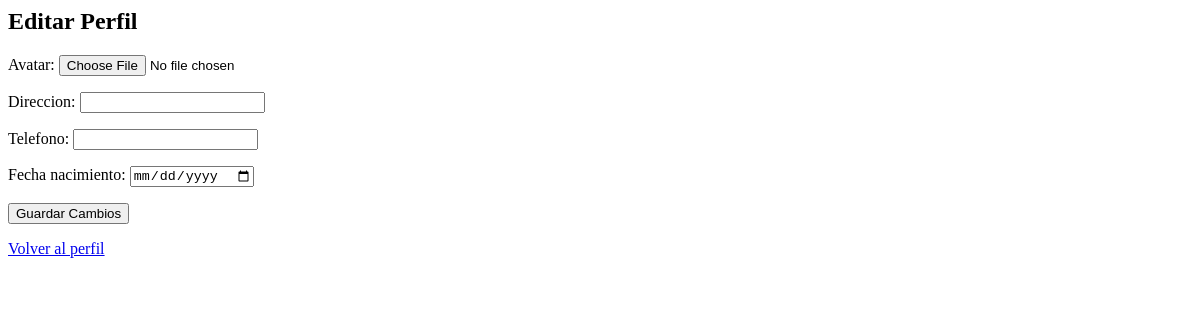
Page /perfil/editar/ (signed in) on the earlier database version.
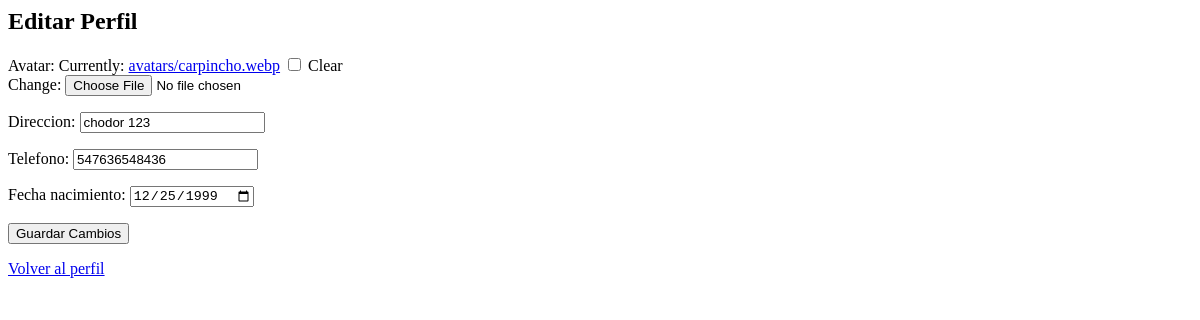
Same page on the later database version.
### perfilUsuarios/models.py (models this page shows, shortened)
class Perfil(models.Model):
    usuario = models.OneToOneField(Usuario, on_delete=models.CASCADE)  # Cada usuario tiene un único perfil
    avatar = models.ImageField(upload_to="avatars/", blank=True, null=True)  # Imagen de perfil opcional
    direccion = models.CharField(max_length=255)  # Dirección de residencia
    telefono = models.CharField(max_length=15, blank=True, null=True)  # Teléfono de contacto
    fecha_nacimiento = models.DateField(blank=True, null=True)  # Fecha de nacimiento
    registro_vehiculo = models.CharField(max_length=50, blank=True, null=True)  # Solo para choferes
    empresa_certificaciones = models.TextField(blank=True, null=True)  # Solo para empresas

### perfilUsuarios/views.py (the view)
# urls.py: path("editar/", editar_perfil, name="editar_perfil"),   # /perfil/editar/
@login_required
def editar_perfil(request):
    perfil, creado = Perfil.objects.get_or_create(usuario=request.user)
    if request.method == "POST":
        form = PerfilForm(request.POST, request.FILES, instance=perfil)
        if form.is_valid():
            form.save()
            return redirect("perfilUsuarios:perfil_usuario")  # redirige al perfil
    else:
        form = PerfilForm(instance=perfil)
    return render(request, "perfilUsuarios/editar_perfil.html", {"form": form})

### perfilUsuarios/forms.py
class PerfilForm(forms.ModelForm):
    class Meta:
        model = Perfil
        fields = ["avatar", "direccion", "telefono", "fecha_nacimiento"]  # Campos editables
        widgets = {
            "fecha_nacimiento": forms.DateInput(attrs={"type": "date"}),
        }

### registroUsuarios/authentication.py (called while the page is built)
    def get_user(self, user_id):
        try:
            return Usuario.objects.get(pk=user_id)  # Devuelve el usuario por ID
        except Usuario.DoesNotExist:
            return None

### perfilUsuarios/templates/perfilUsuarios/editar_perfil.html (shortened to what this page needs)
<h2>Editar Perfil</h2>
<form method="POST" enctype="multipart/form-data">
    {{ form.as_p }}
    <button type="submit">Guardar Cambios</button>
</form>
<a href="{% url 'perfilUsuarios:perfil_usuario' %}">Volver al perfil</a>

Differences in the rows shown:
changed Perfil: direccion (not shown) → "chodor 123"; telefono (not shown) → "547636548436"; fecha_nacimiento (not shown) → "12/25/1999"
Other differences:
form field as_p: (not shown) → "☐"
text no longer shown: "Avatar: Direccion: Telefono: Fecha nacimiento:"
text now shown: "Avatar: Currently: avatars/carpincho.webp Clear Change: Direccion: Telefono: Fecha nacimiento:"
